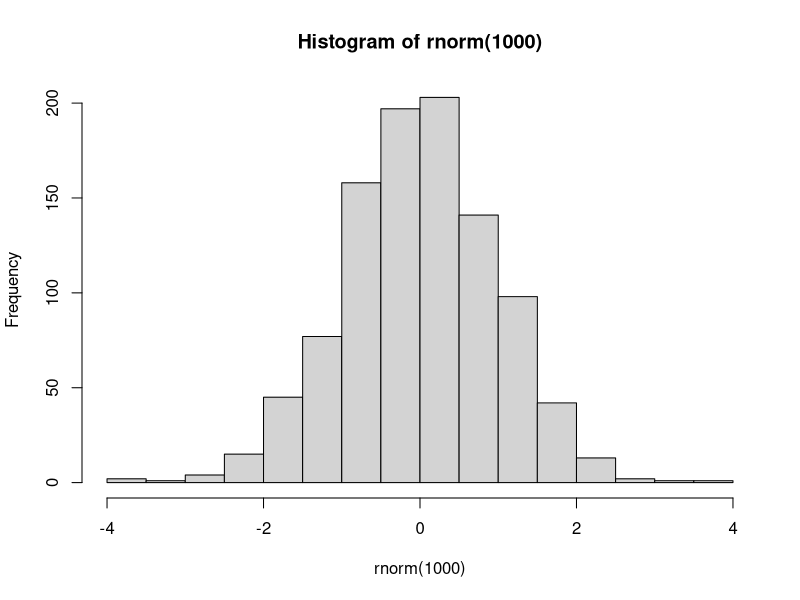
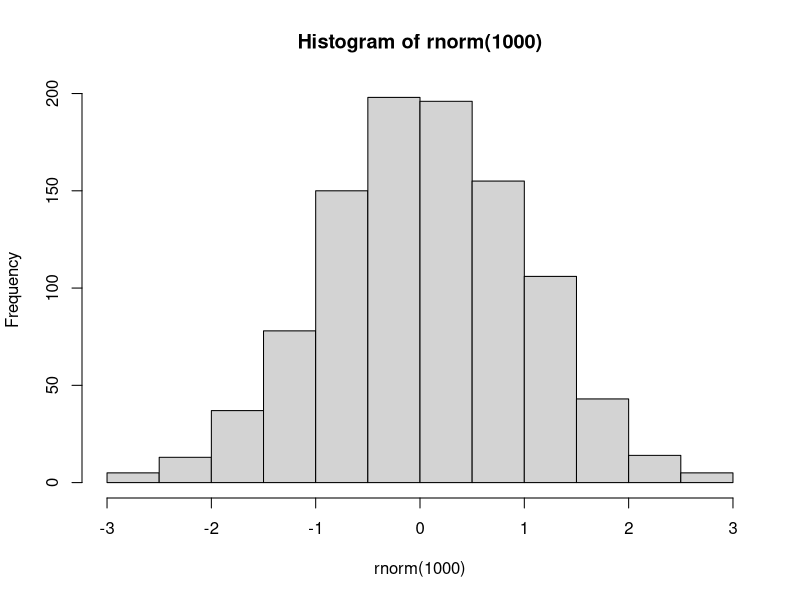
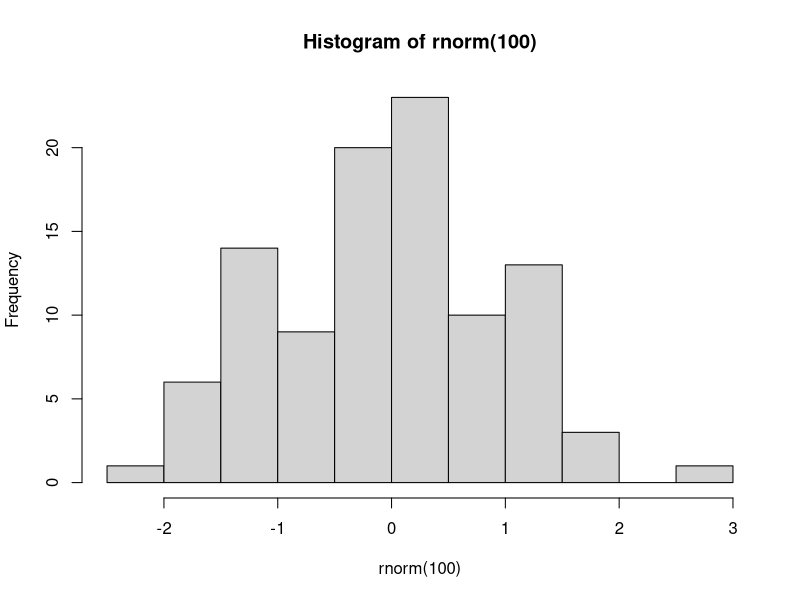

The R source for these figures, in order:
## ---- chunk 1
suppressPackageStartupMessages(require(knitr))
## ---- chunk 2
hist(rnorm(1000))
## ---- chunk 3
hist(rnorm(1000))
## ---- chunk 4
        hist( 
rnorm(100  )
)
## ---- chunk 5
temp <- rnorm(10)
temp
